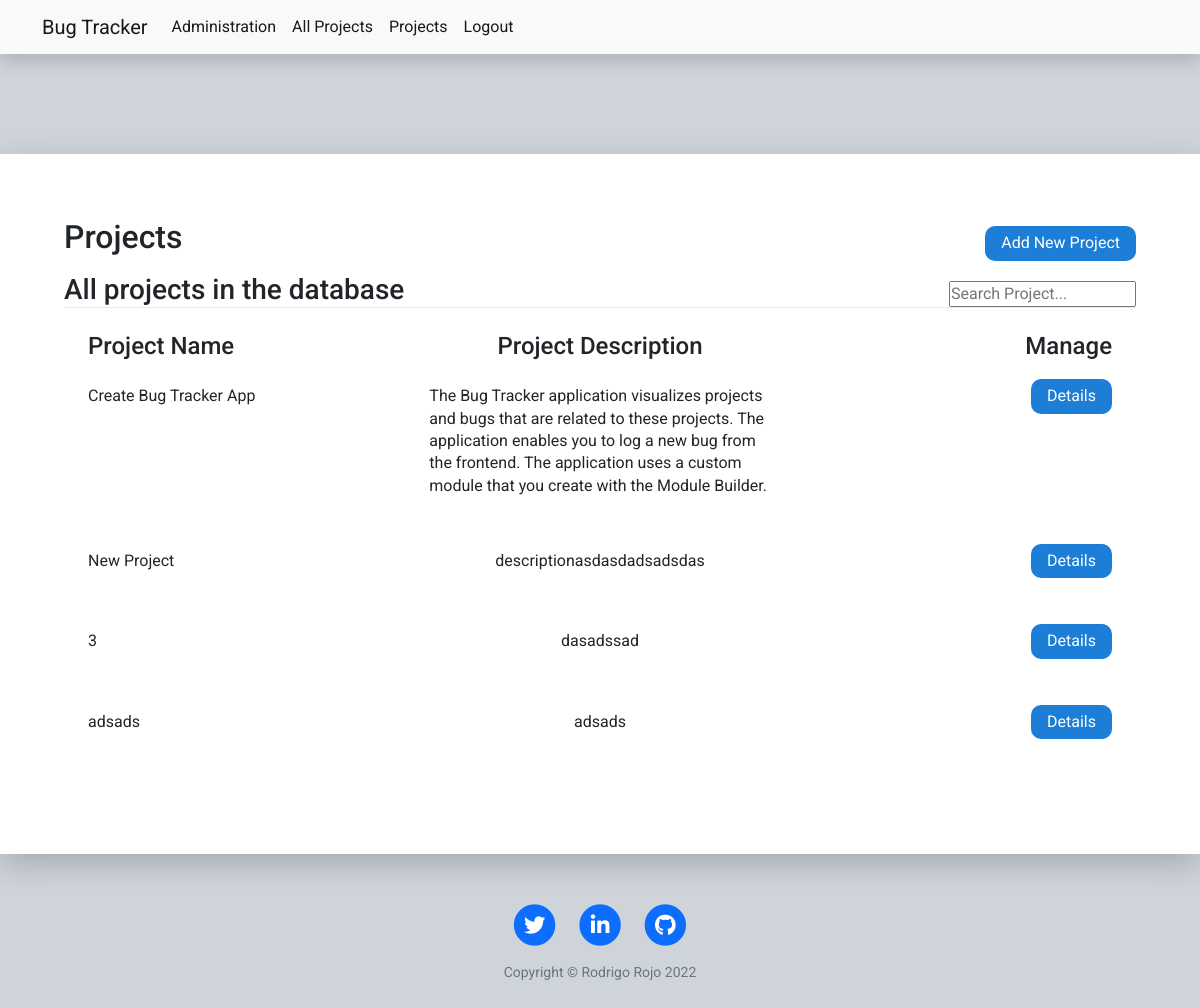
/all_projects (signed in), run on an earlier commit of the app's database.
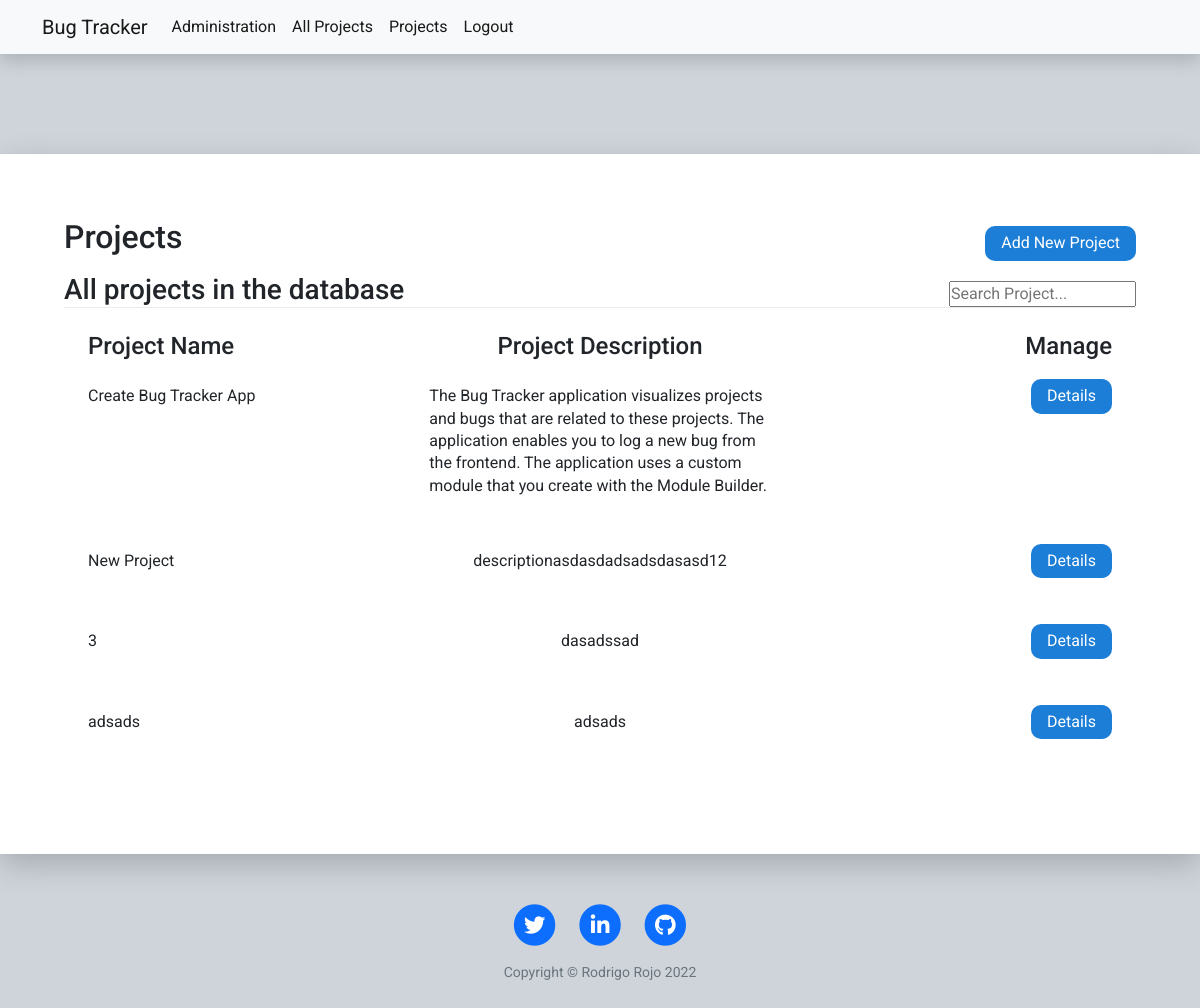
And on a later commit of the database.
### tables this page shows
CREATE TABLE project(id integer PRIMARY KEY,name VARCHAR(100),description VARCHAR(250),author VARCHAR(100));

### main.py (the view)
@app.route("/all_projects", methods=["POST", "GET"])
@login_required
def all_projects():
    if current_user.role == "Admin" or current_user.role == "Project Manager":
        projects = database.get_all_projects()
        return render_template("all_projects.html", projects=projects, year=year)

### database.py (called while the page is built)
def get_all_projects():
    conn = sqlite3.connect(database="bug_tracker.db")
    cur = conn.cursor()
    sql = ''' SELECT * from project; '''
    cur.execute(sql)
    data = cur.fetchall()
    conn.close()
    return data

### main.py (called while the page is built)
@login_manager.user_loader
def load_user(user_id):
    return User.query.get(user_id)

### templates/all_projects.html (shortened to what this page needs)
{% include "header.html" %}
{% if current_user.role == "Project Manager" or current_user.role == "Admin" %}
<div class="projects flex">
    <div class="project-title grid">
            <h2>Projects</h2>
            <button class="add-project-btn last-item sm-screen-hide" data-toggle="modal" data-target="#exampleModalCenter">Add New Project</button>
            <h3>All projects in the database</h4>
            <input class="last-item" type="text" id="mySearch" onkeyup="myFunction()" placeholder="Search Project..."
                        title="Type in a category">
    </div>
    <div id="myMenu" class="dashboard grid">
        <div class="project-description grid">
            <h4>Project Name</h4>
            <h4 class="second-item">Project Description</h4>
            <h4 class="last-item">Manage</h4>
        </div>
        <div class="project-data-container scroll grid">
            {% for project in projects %}
            <span class="project-data grid ">
                <p class="projectName"><label class="small-screen-label">Project Name:</label>{{project[1]}}</p>
                <p class="projectDescription second-item"><label class="small-screen-label">Project Description:</label>{{project[2]}}</p>
                <div class="project-links last-item">
                    <a class="project-details-a" href="{{url_for('project', id=project[0]) }}">Details</a>
                </div>
            </span>
            <br>
            {% endfor %}
        </div>
    </div>
</div>
{% endif %}
{% include "footer.html" %}

What changed in the data, as far as the page shows it:
changed project "New Project": description "descriptionasdasdadsadsdas" → "descriptionasdasdadsadsdasasd12"
